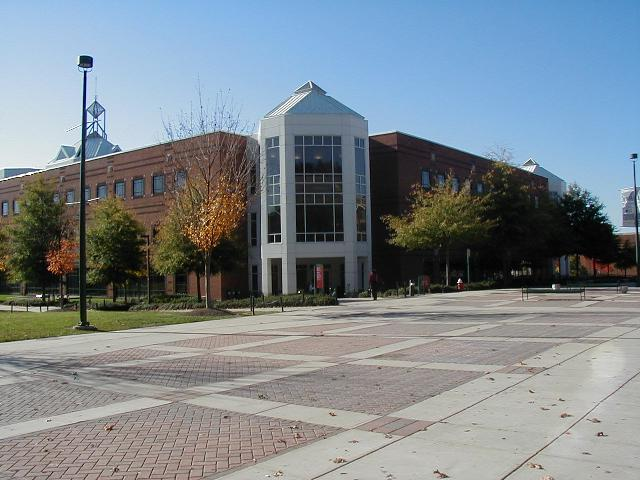
%> input picture H2/Square0.jpg, 640 x 480 px
$ octave vision_hwk2.m   (GNU Octave 9; MATLAB toolbox functions it lacks are replaced by stand-ins)
%> lines starting %> are read from the running program, lines starting %| are printed output that depends on the picture
%> further down, img1 is the input picture: size 480x640x3 uint8; mean R, G, B 125, 135, 141.8
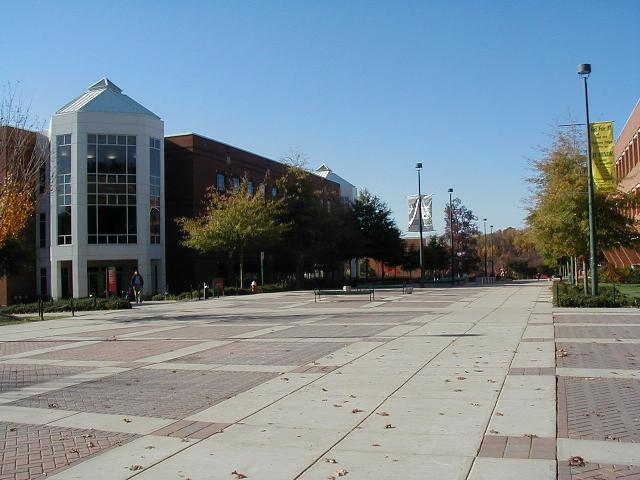
%> input picture H2/Square1.jpg, 640 x 480 px
%> further down, img2 is the input picture: size 480x640x3 uint8; mean R, G, B 121.4, 135.1, 144
### H2/computeH.m
%%%%%%%%%%%%%%%%%%%%%%%%%%
%
% Sam Feig
% Vladimir Zhdanov
%
% CSCI 4831/5722
% Homework 2
% Instructor: Ioana Fleming
%
%%%%%%%%%%%%%%%%%%%%%%%%%%%%%%%
%% Task 2: Computing the Homography Parameters
function[ H_out ] = computeH(points)
    n = 20;
    H = zeros(3, 3, n);
    num_points = size(points, 1);

    distance = zeros(n, 1);
    p = zeros(num_points,3);

    % Repeat 20 times
    for i = 1:n
        % Select 4 random points
        rand_indices = randperm(num_points,4);
        selectPoints = points(rand_indices,:);

        A = zeros(8,9);
        for j = 1:4
            x1 = selectPoints(j,1);
            y1 = selectPoints(j,2);
            x2 = selectPoints(j,3);
            y2 = selectPoints(j,4);

            % Build A matrix from (x1, y1) and (x2, y2) values
            A(2*j-1, :) = [-x1, -y1, -1, 0, 0, 0, x1*x2, y1*x2, x2];
            A(2*j, :) = [0, 0, 0, -x1, -y1, -1, x1*y2, y1*y2, y2];
        end

        % SVD of the A matrix, we only need V in this case
        [~,~,V] = svd(A);

        % The last column of V is the solution for h.
        h_sol = V(:, end);

        % Reshape V into H matrix based on formula in homography paper
        H(:, :, i) = transpose(reshape(h_sol, [3,3]));

        % Project image 1 points onto image 2
        for j = 1:num_points
          p(j, :) = H(:, :, j) * [points(j, 1); points(j, 2); 1];
          p(j, :) = p(j, :) / p(j, 3);
        end

        % Calculate Euclidean distance between all of the points in image 2
        % and the transformed points from image 1
        e_dist = sqrt(sum((points(:, 3) - p(:, 1)).^2 + (points(:, 4) - p(:, 2)).^2, 2));

        % Save the average distance value to find the minimum at the end
        distance(i) = sum(e_dist) / num_points;
    end

    % Find index of minimum average distance
    min_index = find(distance == min(distance));
    H_out = H(:, :, min_index(1));
end

### H2/warp1.m
%%%%%%%%%%%%%%%%%%%%%%%%%%
%
% Sam Feig
% Vladimir Zhdanov
%
% CSCI 4831/5722
% Homework 2
% Instructor: Ioana Fleming
%
%%%%%%%%%%%%%%%%%%%%%%%%%%%%%%%
%% Task 3: Warping Images to Produce Output Mosiac
function [ outImg ] = warp1(H, img1, img2, frame)
%> called with frame = 0
    % Get sizes of both images
    [m1, n1, ~] = size(img1);
%> m1 = 480; n1 = 640
    [m2, n2, ~] = size(img2);
%> m2 = 480; n2 = 640

    % Corners of the second image
    img2_corners = [1 1; m2 1; 1 n2; m2 n2];
%> img2_corners = [1 1; 480 1; 1 640; 480 640]

    % Warp the corners of img2 to determine the required size of the final
    % image
    new_corners = zeros(4, 3);
    for i = 1:size(img2_corners, 1)
        p = [img2_corners(i, 1); img2_corners(i, 2); 1];
        new_corners(i, :) = H \ p;
        new_corners(i, :) = new_corners(i, :) / new_corners(i, 3);
    end

    % Find the minimum x and y values from image 1 and the transformed
    % image 2 corners
    min_m = min([new_corners(:, 1); 1; m1]);
%> min_m = -76.85
    max_m = max([new_corners(:, 1); 1; m1]);
%> max_m = 527.3
    min_n = min([new_corners(:, 2); 1; n1]);
%> min_n = 1
    max_n = max([new_corners(:, 2); 1; n1]);

    % Instantiate output image of the required size
    outImg = uint8(zeros(ceil(max_m - min_m), ceil(max_n - min_n), 3));

    % Calculate x and y offset
    x_offset = ceil(1 - min_m);
    y_offset = ceil(1 - min_n);


    % Mesh for interpolation
    [X_mesh, Y_mesh] = meshgrid(1:n2, 1:m2);
    dimg2 = double(img2);

    % Values which will be interpolated in image 2
    img2_ivals = zeros(size(outImg, 1), size(outImg, 2));
    img2_jvals = zeros(size(outImg, 1), size(outImg, 2));

    % Map each point from the output to image 2 coordinates
    for i = 1:size(outImg, 1)
        for j = 1:size(outImg, 2)
            img2_mapping = H * [i - x_offset; j - y_offset; 1];
            img2_mapping = img2_mapping / img2_mapping(3);
            img2_ivals(i, j) = img2_mapping(1);
            img2_jvals(i, j) = img2_mapping(2);
        end
    end
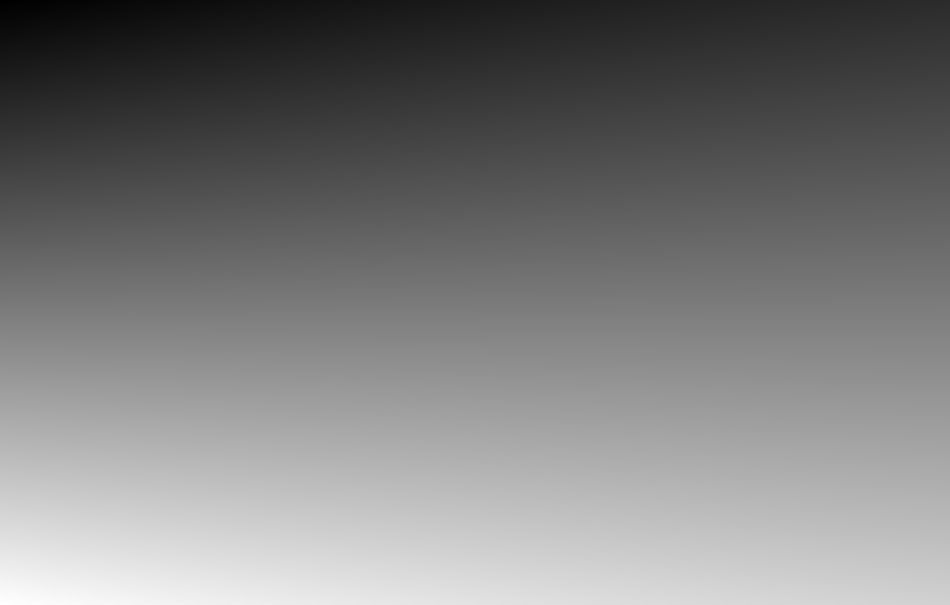
%> img2_ivals: size 605x950 double; min -124.4, max 607.1, mean 230.6; drawn with min black and max white
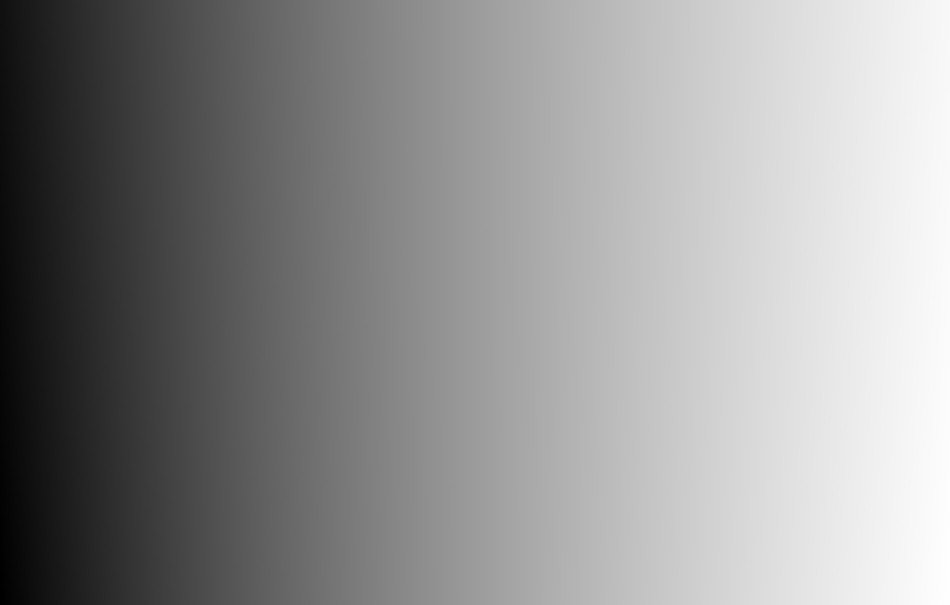
%> img2_jvals: size 605x950 double; min -339.4, max 667.2, mean 241.8; drawn with min black and max white
    % Create warped image 2 by interpolating each (x, y) value in the
    % output image to image 2
    warped_img2 = zeros(size(outImg));

    % Interpolate each color channel seperately since interp2 only works in 2D
    warped_img2(:, :, 1) = interp2(X_mesh, Y_mesh, dimg2(:, :, 1), img2_jvals, img2_ivals);
%> warped_img2: size 605x950x3 double; 11.84% of the values are NaN or infinite; the others: min 0, max 255, mean 29.58
    warped_img2(:, :, 2) = interp2(X_mesh, Y_mesh, dimg2(:, :, 2), img2_jvals, img2_ivals);
%> warped_img2: size 605x950x3 double; 23.68% of the values are NaN or infinite; the others: min 0, max 255, mean 72.68
    warped_img2(:, :, 3) = interp2(X_mesh, Y_mesh, dimg2(:, :, 3), img2_jvals, img2_ivals);
%> warped_img2: size 605x950x3 double; 35.52% of the values are NaN or infinite; the others: min 0, max 255, mean 134.9
    warped_img2 = uint8(warped_img2);
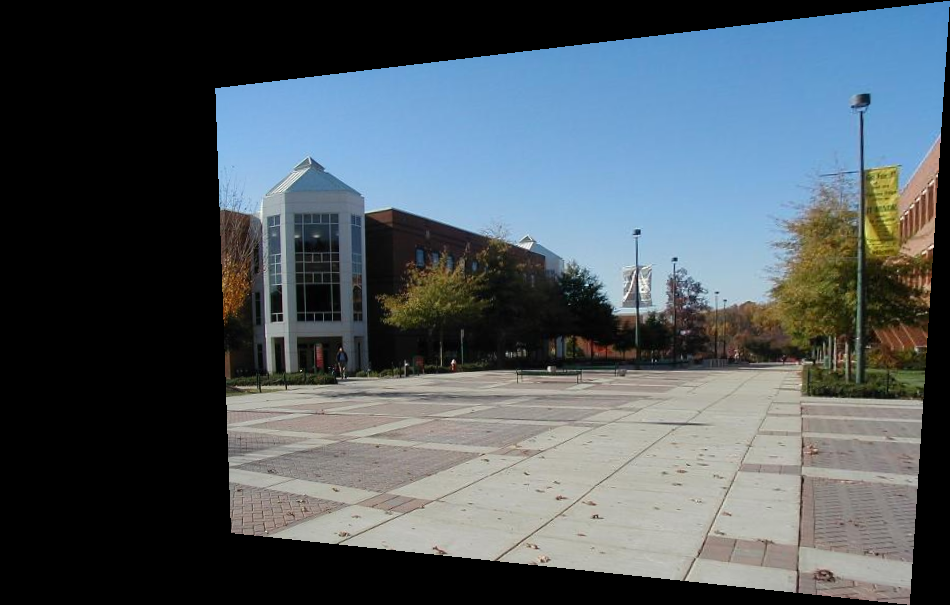
%> warped_img2: size 605x950x3 uint8; mean R, G, B 78.2, 88.2, 94.6

    % Fill in the output image
    for i = 1:size(outImg, 1)
        for j = 1:size(outImg, 2)
            % Calculate (i, j) values of image 1 for the current (i, j) of
            % the output image
            img1_i = i - x_offset;
            img1_j = j - y_offset;
            % Check if current point in output is in image 1
            in_img1 = 0 <  img1_i &&  img1_i <= m1 && 0 < img1_j &&  img1_j <= n1;

            % Calculate (i, j) values of image 2 for the current (i, j) of
            % the output image
            img2_i = img2_ivals(i, j);
            img2_j = img2_jvals(i, j);
            % Check if current point in output is in image 2
            in_img2 = 0 < img2_i && img2_i <= m2 && 0 < img2_j && img2_j <= n2;

            % If both images overlap, use image 1
            if in_img1 && in_img2
                % Use this line instead to pick the max of both pixels
                % outImg(i, j, :) = max(img1(img1_i, img1_j, :), warped_img2(i, j, :));

                % Map overlap to image 2 if doing frame, otherwise use image 1 as
                % it won't be warped.
                if frame == 1
                    outImg(i, j, :) = warped_img2(img1_i, img1_j, :);
                else
                    outImg(i, j, :) = img1(img1_i, img1_j, :);
                end
            % If only in image 1, show pixel from image 1
            elseif in_img1
                outImg(i, j, :) = img1(img1_i, img1_j, :);
            % If only in image 2, show pixel from warped (interpolated) image 2
            elseif in_img2
                outImg(i, j, :) = warped_img2(i, j, :);
            end
        end
    end
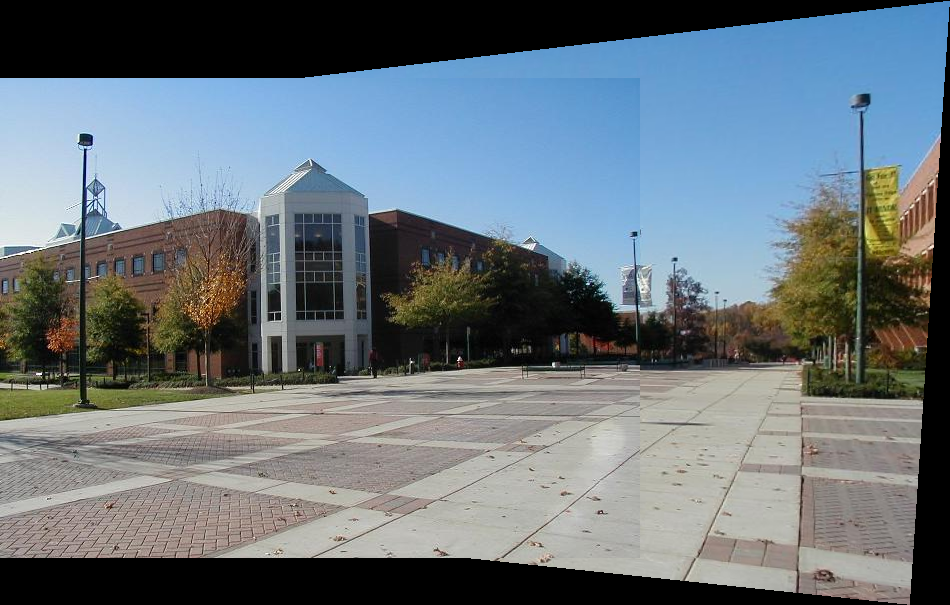
%> outImg: size 605x950x3 uint8; mean R, G, B 104.7, 115.4, 122.2
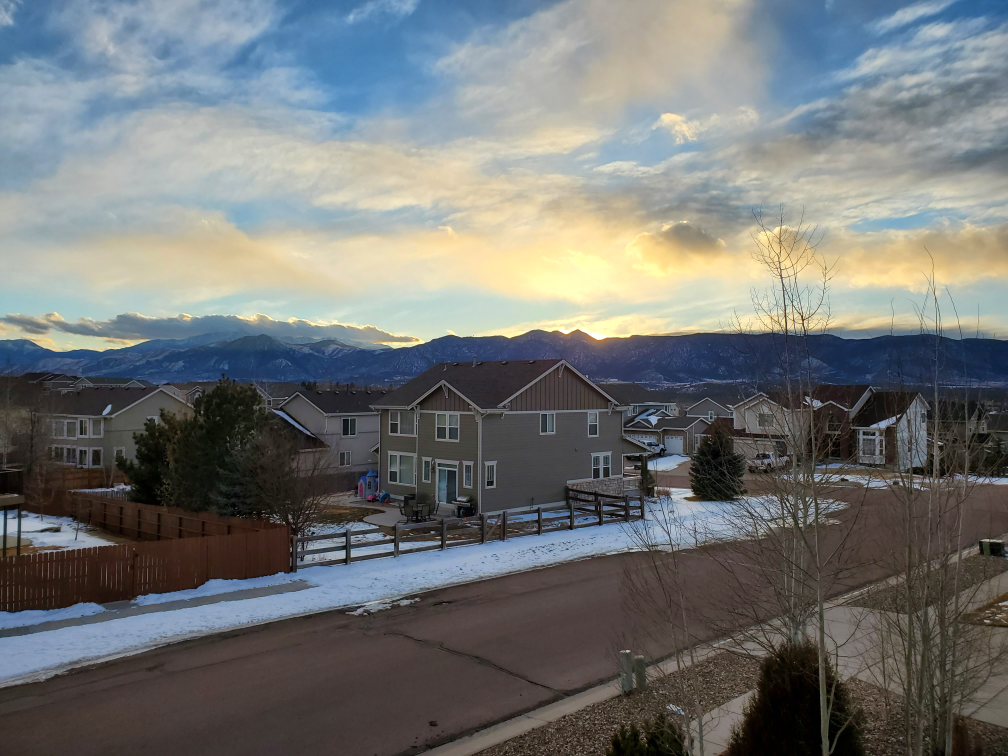
%> input picture H2/Mountains0.jpg, 4032 x 3024 px (shown at 1/4 size)
end

### H2/vision_hwk2.m
%%%%%%%%%%%%%%%%%%%%%%%%%%
%
% Sam Feig
% Vladimir Zhdanov
%
% CSCI 4831/5722
% Homework 2
% Instructor: Ioana Fleming
%
%%%%%%%%%%%%%%%%%%%%%%%%%%%%%%%
clear all;close all;clc;

%% Task 4.1: Mosiac of Provided Image
img1 = imread("Square0.jpg");
img2 = imread("Square1.jpg");

% Uncomment the two lines below to re-pick points on image
% points = getPoints(img1, img2, 10);
% save('points_square.mat', 'points')
load('points_square.mat', 'points')

H = computeH(points);
outImg = warp1(H, img1, img2, 0);

figure
subplot(1, 3, 1)
imagesc(img1);
subplot(1, 3, 2)
imagesc(img2);
subplot(1, 3, 3)
imagesc(outImg);
%> (the run ends here)
